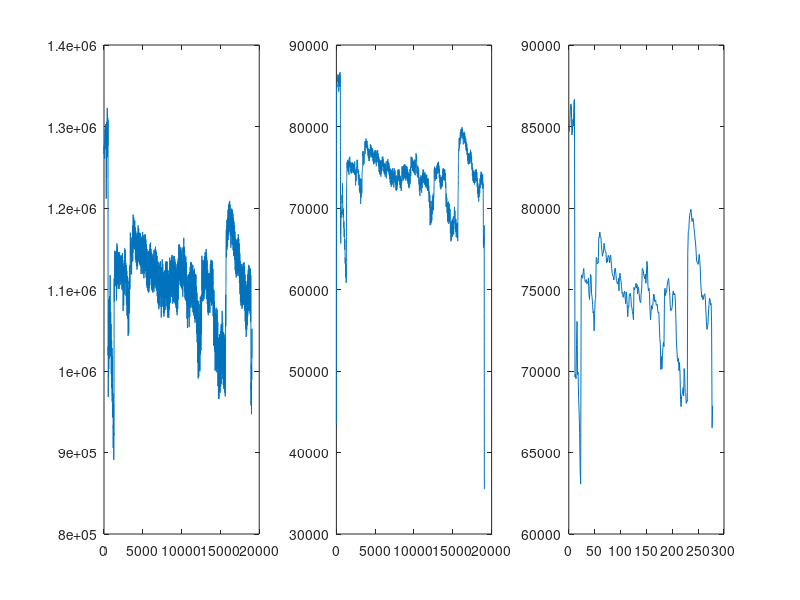

MATLAB code to generate this figure:
clear allpkg load signal% gaussian smoothing filterfunction [out] = gaus(in)  sigma = 6;  mask_size = double(6.0 * sigma) + 1; % mask size  rad = floor(mask_size / 2);   [x] = meshgrid(-rad:rad);    gaussian = (1/(sqrt(2*pi)*(sigma)))*exp(-1 * (x.^2)./ (2*sigma.^2) );  gaussian = gaussian / sum(gaussian(:));    in = double(in);  out = conv2(in, gaussian, 'same');end% load original datasig = load('ppt.mat');sig = sig.x;% remove noise with gaussian smoothing filterf_sig = gaus(sig);% count peakspeak = findpeaks(f_sig);% Pulse per minute (sampling frequency = 100Hz)peaklength = length(peak);pulse_min = floor(peaklength/(19063/100/60)) subplot(1,3,1);plot(sig);subplot(1,3,2);plot(f_sig);subplot(1,3,3);plot(peak);